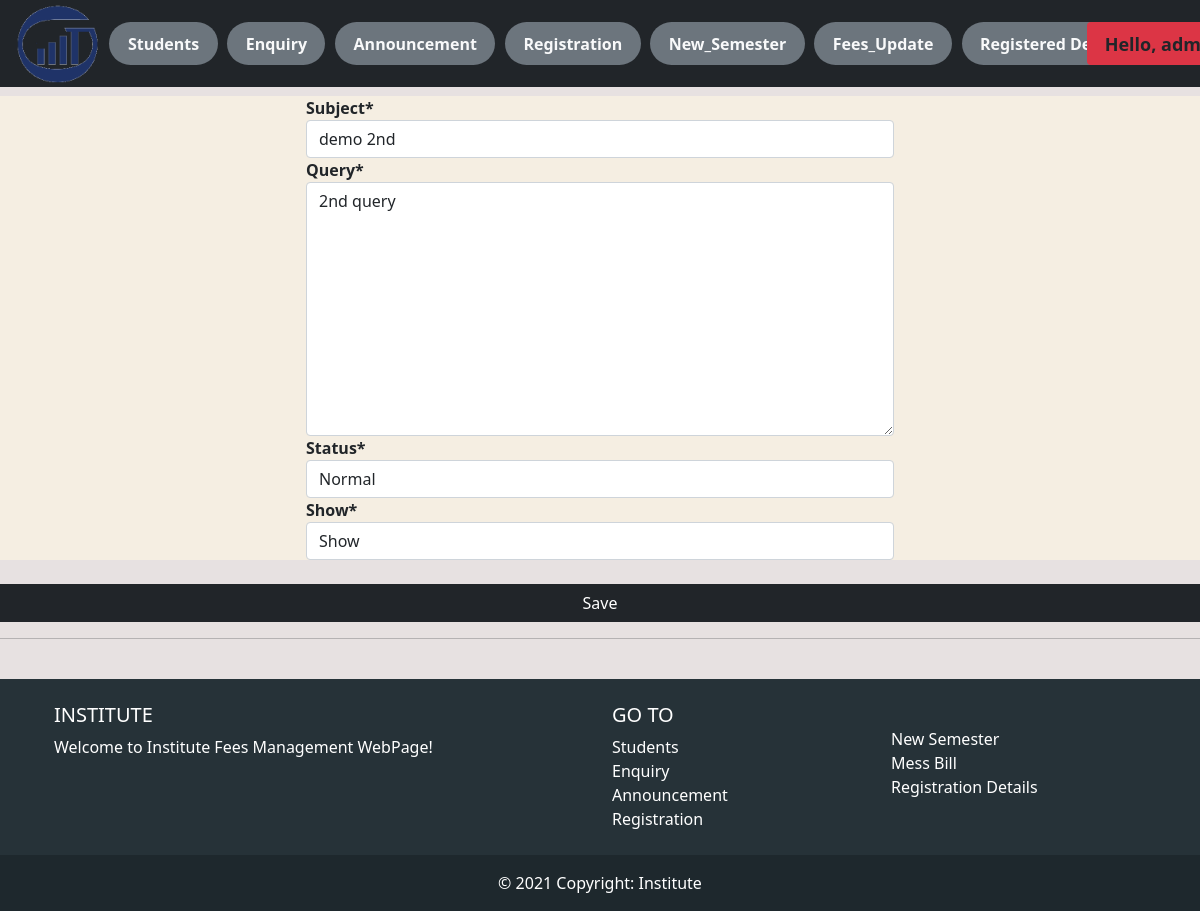
The app's page /open_announcement/2/ (signed in) with its own data.
### fees/models.py (models this page shows, shortened)
class Announcement(models.Model):
    Ann_Status = models.TextChoices('Ann_Status', 'Normal Urgent')
    Show_Status = models.TextChoices('Show_Status', 'Show Remove')
    Subject = models.CharField('Subject', max_length=250, blank=False)
    Query = models.TextField('Query', blank=False)
    Status = models.CharField('Status', max_length=10, blank=False, choices=Ann_Status.choices, default='Normal')
    Show = models.CharField('Show', max_length=7, blank=False, choices=Show_Status.choices, default='Show')
    datecreated = models.DateTimeField(auto_now_add=True, null=True)

### fees/decorators.py (the view)
        def wrapper_func(request, *args, **kwargs):
            group = None
            if request.user.groups.exists():
                group = request.user.groups.all()[0].name
            if group in allowed_roles:
                return view_func(request, *args, **kwargs)
            else:
                return HttpResponse('You are not authorize')

### fees/forms.py
class AnnouncementForm(ModelForm):
    class Meta:
        model = Announcement
        fields = '__all__'

### fees/views.py (called while the page is built)
@login_required(login_url = 'login')
@allowed_users(allowed_roles=['admin'])
def open_announcement(request, pk):
    announcement = Announcement.objects.get(id=pk)
    form = AnnouncementForm(instance=announcement)
    if request.method == 'POST':
        form = AnnouncementForm(request.POST, instance=announcement)
        if form.is_valid:
            form.save()
            return HttpResponseRedirect('/announcement/')
    context = {'announcement':announcement, 'form':form}
    return render(request, 'fees/open_announcement.html', context)

### fees/templates/fees/open_announcement.html (shortened to what this page needs)
{% extends 'fees/main.html' %}
{% load static %}
{% load crispy_forms_tags %}
{% block content %}
<br>
<form action="" method="POST">
    <div class="row" style="background-color: rgb(245, 238, 226);">
        <div class="col-3">
        </div>
        <div class="col-6">
            <strong>{{ form.Subject|as_crispy_field }}</strong>
        </div>
    </div>
    <div class="row" style="background-color: rgb(245, 238, 226);">
        <div class="col-3">
        </div>
        <div class="col-6">
            <strong>{{ form.Query|as_crispy_field }}</strong>
        </div>
    </div>
    <div class="row" style="background-color: rgb(245, 238, 226);">
        <div class="col-3">
        </div>
        <div class="col-6">
            <strong>{{ form.Status|as_crispy_field }}</strong>
        </div>
    </div>
    <div class="row" style="background-color: rgb(245, 238, 226);">
        <div class="col-3">
        </div>
        <div class="col-6">
            <strong>{{ form.Show|as_crispy_field }}</strong>
        </div>
    </div>
<br>
    <div class="row" style="background-color: rgb(245, 238, 226);">
        <input type="submit" name='submit' value='Save' class="btn btn-dark">
    </div>
    <hr>
    <br>
</form>
{% endblock %}

### fees/templates/fees/navbar.html (shortened to what this page needs)
{% load static %}
{% if request.user.is_staff %}
<nav class="navbar navbar-expand-lg navbar-dark bg-dark w-100 p-1" style="position: fixed; z-index: 1;">
  <div class="container-fluid">
    <img src="{% static 'images/LOGOIIITG.png' %}" alt="" style="padding: 0%;width:137px; height:79px;">
    <div class="collapse navbar-collapse" id="navbarNavDropdown"  style="overflow-x:visible;width: 100%;">
      <ul class="navbar-nav">
        <li class="nav-item badge rounded-pill bg-secondary " style="margin-left: 1%; font-size: 100%;">
          <a class="nav-link active text-light" aria-current="page" href="{% url 'home' %}">Students</a>
        </li>
        <li class="nav-item badge rounded-pill bg-secondary " style="margin-left: 1%; font-size: 100%;">
          <a class="nav-link active text-light" href="{% url 'enquiry_admin' %}">Enquiry</a>
        </li>
        <li class="nav-item badge rounded-pill bg-secondary " style="margin-left: 1%; font-size: 100%;">
          <a class="nav-link active text-light" href="{% url 'announcement' %}">Announcement</a>
        </li>
        <li class="nav-item badge rounded-pill bg-secondary " style="margin-left: 1%; font-size: 100%;">
          <a class="nav-link active text-light" href="{% url 'registration' %}">Registration</a>
        </li>
        <li class="nav-item badge rounded-pill bg-secondary " style="margin-left: 1%; font-size: 100%;">
          <a class="nav-link active text-light" href="{% url 'automate_semester' %}">New_Semester</a>
        </li>
        <li class="nav-item badge rounded-pill bg-secondary " style="margin-left: 1%; font-size: 100%;">
          <a class="nav-link active text-light" href="{% url 'automate_fees' %}">Fees_Update</a>
        </li>
        <li class="nav-item badge rounded-pill bg-secondary " style="margin-left: 1%; font-size: 100%;">
          <a class="nav-link active text-light" href="{% url 'registered_details' %}">Registered Details</a>
        </li>
      </ul>
    </div>
    <ul class="nav navbar-nav navbar-right" style="margin-left: 1%; margin: right 1%;">
      <li class="nav-item dropdown badge bg-danger">
        <a class="nav-link dropdown-toggle text-dark" href="#" id="navbarDropdownMenuLink" role="button"
          data-bs-toggle="dropdown" aria-expanded="false" style="margin-left: 1%; font-size: 150%;">
          <span>Hello, {{request.user}} </span>
        </a>
      </li>
    </ul>
  </div>
</nav>
{% endif %}
<br>
<br>
<br>

### static/css/main.css (style rules this page uses)
body { background-color: #e7e1e1; }

### records on screen
Announcement: Subject "demo 2nd", Query "2nd query", Status "Normal", Show "Show"
